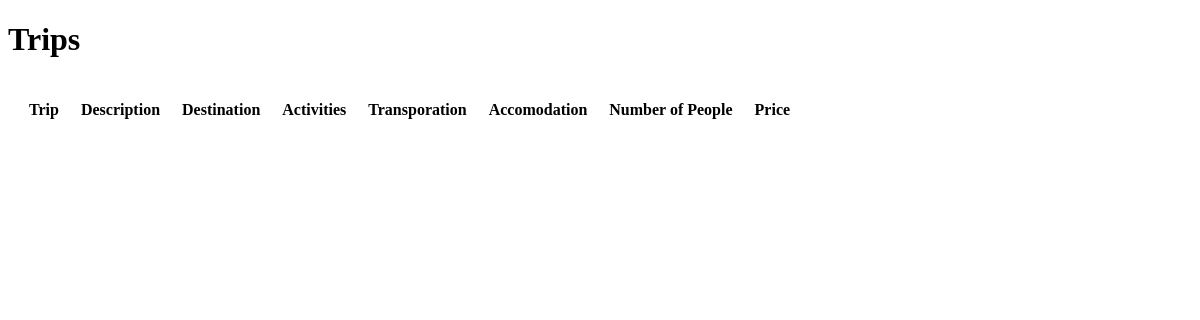
The app's page /, older data.
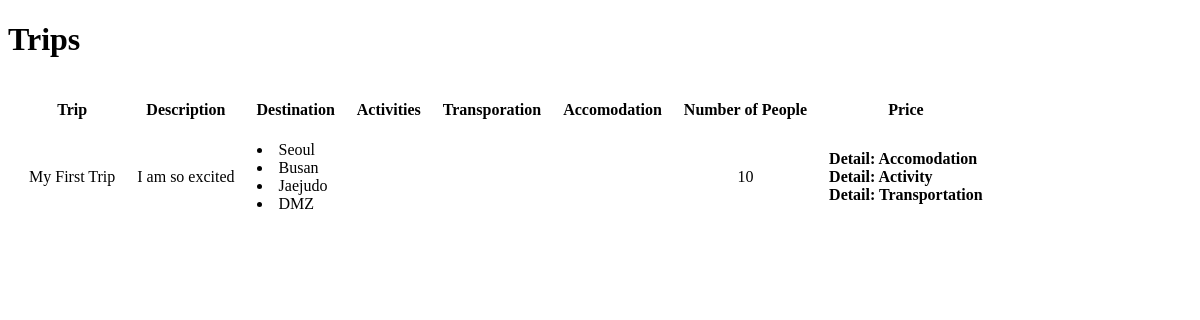
The same page, newer data.
### trips/models.py (models this page shows, shortened)
class Trip(models.Model):
    title = models.CharField(max_length=100, null=False)
    description = models.CharField(max_length=500, null=False)
    max_people = models.IntegerField(default=1, null=False)
    trip_start_at = models.DateTimeField(verbose_name='StartAt', null=False)
    trip_end_at = models.DateTimeField(verbose_name='EndAt', null=False)
    destination = models.ManyToManyField(City)
    activity = models.ManyToManyField(Activity)
    accomodation = models.ManyToManyField(Accomodation)
    transportation = models.ManyToManyField(Transportation)
    created_at = models.DateTimeField(auto_now_add=True, verbose_name='CreatedAt', null=False)
    last_modified_at = models.DateTimeField(auto_now_add=True, verbose_name='ModifiedAt', null=False)

class City(models.Model):
    name = models.CharField(max_length=100, null=False)
    longitude = models.DecimalField(max_digits=9, decimal_places=6)
    latitude = models.DecimalField(max_digits=9, decimal_places=6)
    country = models.ForeignKey(Country, related_name='country')

### trips/views.py (the view)
# urls.py: url(r'^$', TripView.as_view()),
class TripView(generic.ListView):
    template_name = "trip_list.html"
    def get_queryset(self):
        return Trip.objects.all()

### trips/templates/trip_list.html (shortened to what this page needs)
{% extends 'base.html' %}
{% load filters %}
{% block body %}
    <h1>Trips</h1>
    <table cellspacing="20">
        <thead>
            <th>Trip</th>
            <th>Description</th>
            <th>Destination</th>
            <th>Activities</th>
            <th>Transporation</th>
            <th>Accomodation</th>
            <th>Number of People</th>
            <th>Price</th>
        </thead>
        <tbody>
        {% if object_list %}
            {% for trip in object_list %}
                <tr>
                    <td>{{ trip.title }}</td>
                    <td>{{ trip.description }}</td>
                    <td>
                    {% for destination in trip.destination.all %}
                        <li>{{ destination.name }}</li>
                    {% endfor %}
                    </td>
                    <td>
                    </td>
                    <td>
                    </td>
                    <td>
                    </td>
                    <td style="text-align: center;">{{ trip.max_people }}</td>
                    <td>
                        <b>Detail: Accomodation</b>
                        <br>
                        <b>Detail: Activity</b>
                        <br>
                        <b>Detail: Transportation</b>
                        <br>
                    </td>
                </tr>
            {% endfor %}
        {% endif %}
        </tbody>
    </table>
{% endblock %}

### trips/templates/base.html (shortened to what this page needs)
<!DOCTYPE html>
<html lang="en">
<head>
</head>
<body>
{% block body %}
{% endblock %}
</body>
</html>

Row changes from the older to the newer data that the page shows:
added Trip: title "My First Trip", description "I am so excited", max_people "10"
added City: name "Seoul"
added City: name "Busan"
added City: name "Jaejudo"
added City: name "DMZ"
